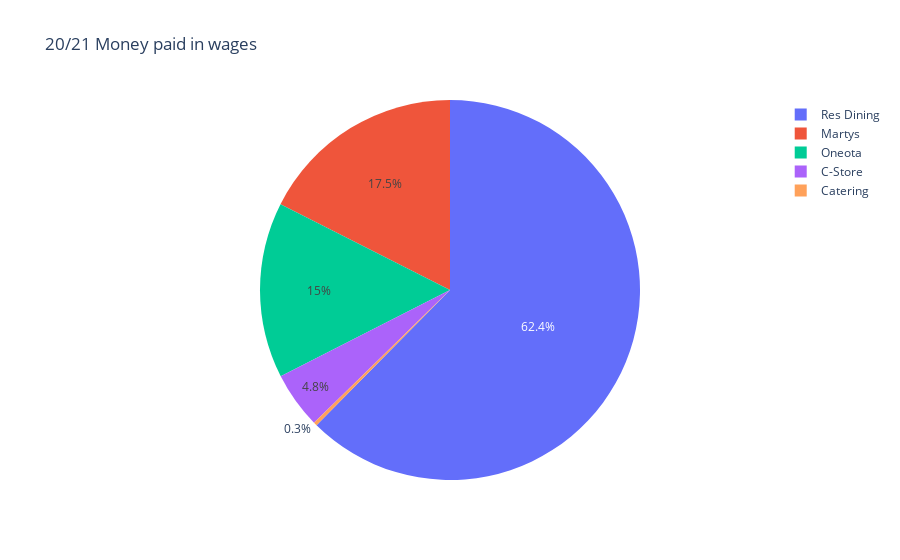
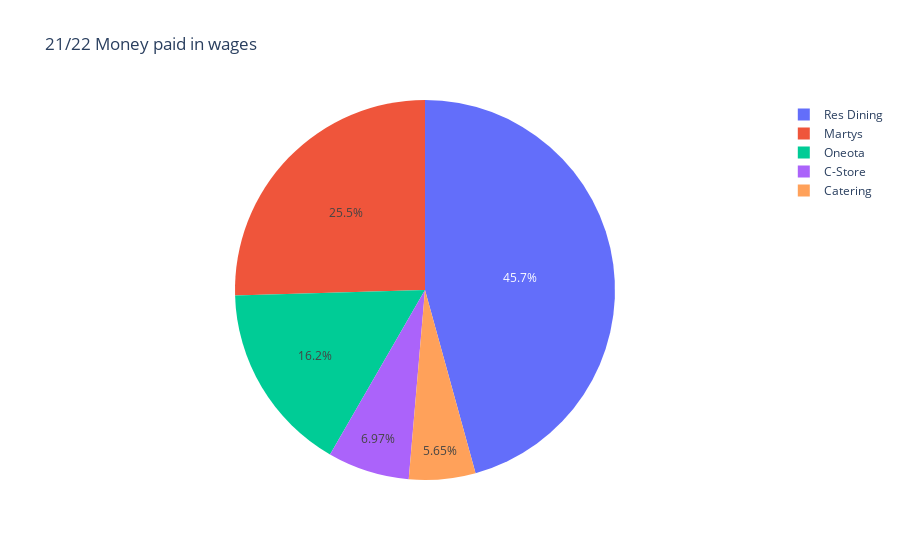
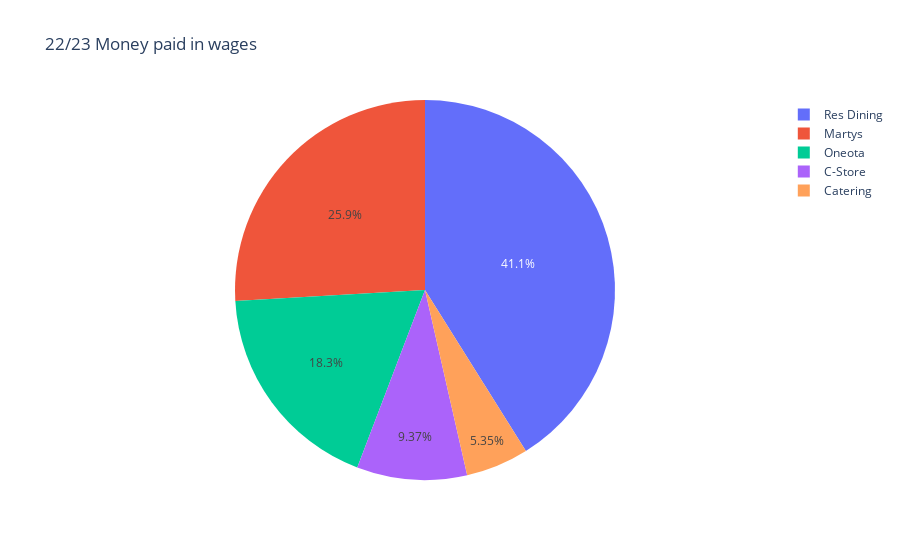
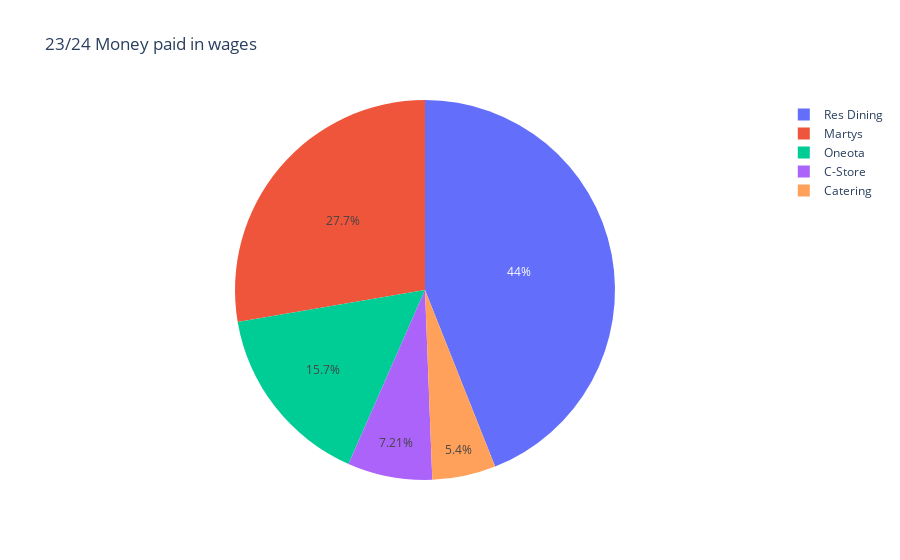

Notebook code cell kept with these figures, in order:
### Code cell
# A loop to print graphs for each year.
# The graphs are saved in the folder "Wages per year graphs" in the same directory as this script.

for year in Years:
    plot_year_wages(grouped, year)

### Figure 1 — Plotly figure (JSON) as saved in the notebook; plotly's stock layout.template omitted (floating-point values rounded to 4 significant figures)
{"data": [{"domain": {"x": [0, 1], "y": [0, 1]}, "hovertemplate": "DEP=%{label}<br>Money in wages=%{value}<extra></extra>", "labels": ["C-Store", "Catering", "Martys", "Oneota", "Res Dining"], "legendgroup": "", "name": "", "showlegend": true, "type": "pie", "values": [15020.0, 938.9, 54920.0, 46850.0, 195400.0]}], "layout": {"legend": {"tracegroupgap": 0}, "title": {"text": "20/21 Money paid in wages"}, "yaxis": {"range": [0, 205400.0]}}}

### Figure 2 — Plotly figure (JSON) as saved in the notebook; plotly's stock layout.template omitted (floating-point values rounded to 4 significant figures)
{"data": [{"domain": {"x": [0, 1], "y": [0, 1]}, "hovertemplate": "DEP=%{label}<br>Money in wages=%{value}<extra></extra>", "labels": ["C-Store", "Catering", "Martys", "Oneota", "Res Dining"], "legendgroup": "", "name": "", "showlegend": true, "type": "pie", "values": [18380.0, 14910.0, 67150.0, 42770.0, 120600.0]}], "layout": {"legend": {"tracegroupgap": 0}, "title": {"text": "21/22 Money paid in wages"}, "yaxis": {"range": [0, 130600.0]}}}

### Figure 3 — Plotly figure (JSON) as saved in the notebook; plotly's stock layout.template omitted (floating-point values rounded to 4 significant figures)
{"data": [{"domain": {"x": [0, 1], "y": [0, 1]}, "hovertemplate": "DEP=%{label}<br>Money in wages=%{value}<extra></extra>", "labels": ["C-Store", "Catering", "Martys", "Oneota", "Res Dining"], "legendgroup": "", "name": "", "showlegend": true, "type": "pie", "values": [21920.0, 12510.0, 60670.0, 42770.0, 96170.0]}], "layout": {"legend": {"tracegroupgap": 0}, "title": {"text": "22/23 Money paid in wages"}, "yaxis": {"range": [0, 106200.0]}}}

### Figure 4 — Plotly figure (JSON) as saved in the notebook; plotly's stock layout.template omitted (floating-point values rounded to 4 significant figures)
{"data": [{"domain": {"x": [0, 1], "y": [0, 1]}, "hovertemplate": "DEP=%{label}<br>Money in wages=%{value}<extra></extra>", "labels": ["C-Store", "Catering", "Martys", "Oneota", "Res Dining"], "legendgroup": "", "name": "", "showlegend": true, "type": "pie", "values": [15710.0, 11770.0, 60330.0, 34260.0, 95850.0]}], "layout": {"legend": {"tracegroupgap": 0}, "title": {"text": "23/24 Money paid in wages"}, "yaxis": {"range": [0, 105900.0]}}}
